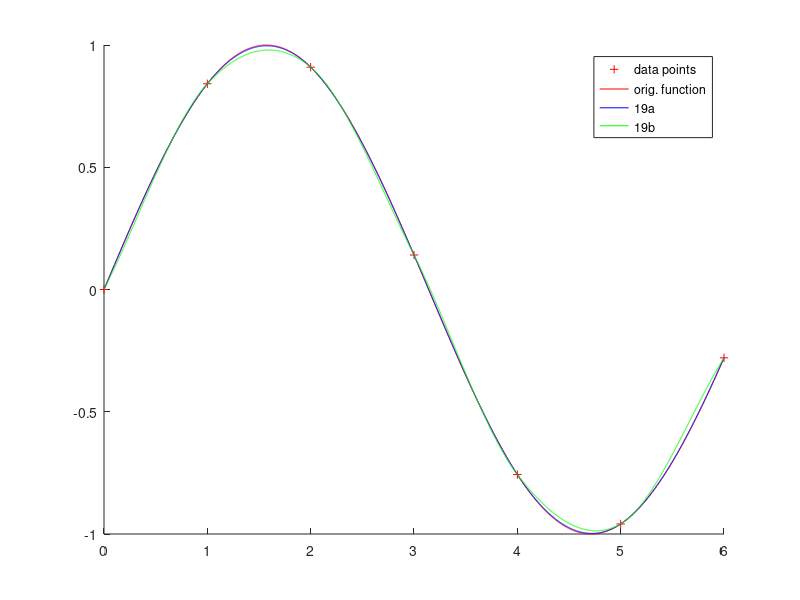
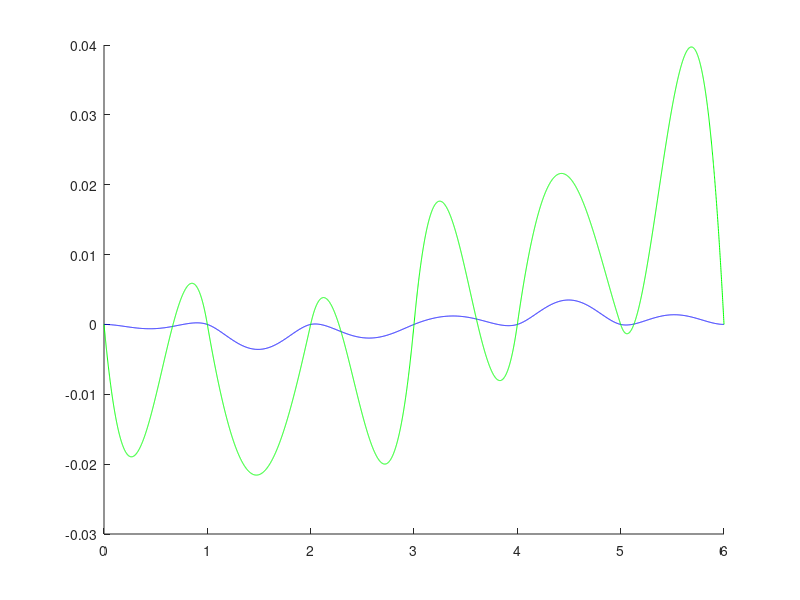

Recreate these plots in MATLAB, in order.
% data
func = @sin;
Dfunc = @cos;

ts = 0:6;
ts = ts(:);

xs = ts(1):0.001:ts(end);

% calc function values
ys = func(ts);
dy0 = Dfunc(ts(1));
dyr = Dfunc(ts(end));

%
% problem 19a
%
res = spline(ts, [dy0; ys; dyr], xs);

%
% problem 19b
%

% numerical derivatives
dy_num = zeros(size(ts));
dy_num(1) = (ys(2) - ys(1)) / (ts(2) - ts(1));
dy_num(end) = (ys(end) - ys(end - 1)) / (ts(end) - ts(end-1));
dy_num(2:end-1) = (ys(3:end) - ys(1:end-2)) ./ (ts(3:end) - ts(1:end-2));

ys_b = zeros(length(xs), 1); % = q(xs)
for i = 1:length(ts) - 1
  % find indeces of points in the current interval
  ind = find(xs >= ts(i) & xs < ts(i + 1));
  
  % calculate hermite spline for interval [t_i, t_{i+1}]
  t = (xs(ind) - ts(i)) / (ts(i + 1) - ts(i)); % lecture 18, slide 16
  % following lines: lecture 18, slide 17
  H1 = 1 - 3 * t.^2 + 2 * t.^3; % h00 in solution
  H2 = 3 * t.^2 - 2 * t.^3; % h01 in solution
  H3 = t - 2 * t.^2 + t.^3; % h10 in solution
  H4 = -t.^2 + t.^3; % h11 in solution
  
  ys_b(ind) = ys(i) * H1 + ys(i + 1) * H2 + dy_num(i) * H3 + dy_num(i+1) * H4;
end
ys_b(end) = ys(end);

%
% plot
%

% plot functions
figure;
hold on;

plot(ts, ys, 'r+');
plot(xs, func(xs), 'r-');

plot(xs, res, 'b-');
plot(xs, ys_b, 'g-');

legend('data points', 'orig. function', '19a', '19b');

% plot errors
figure;
hold on;
plot(xs, res - func(xs), 'b-');
plot(xs, ys_b - func(xs)', 'g-');
